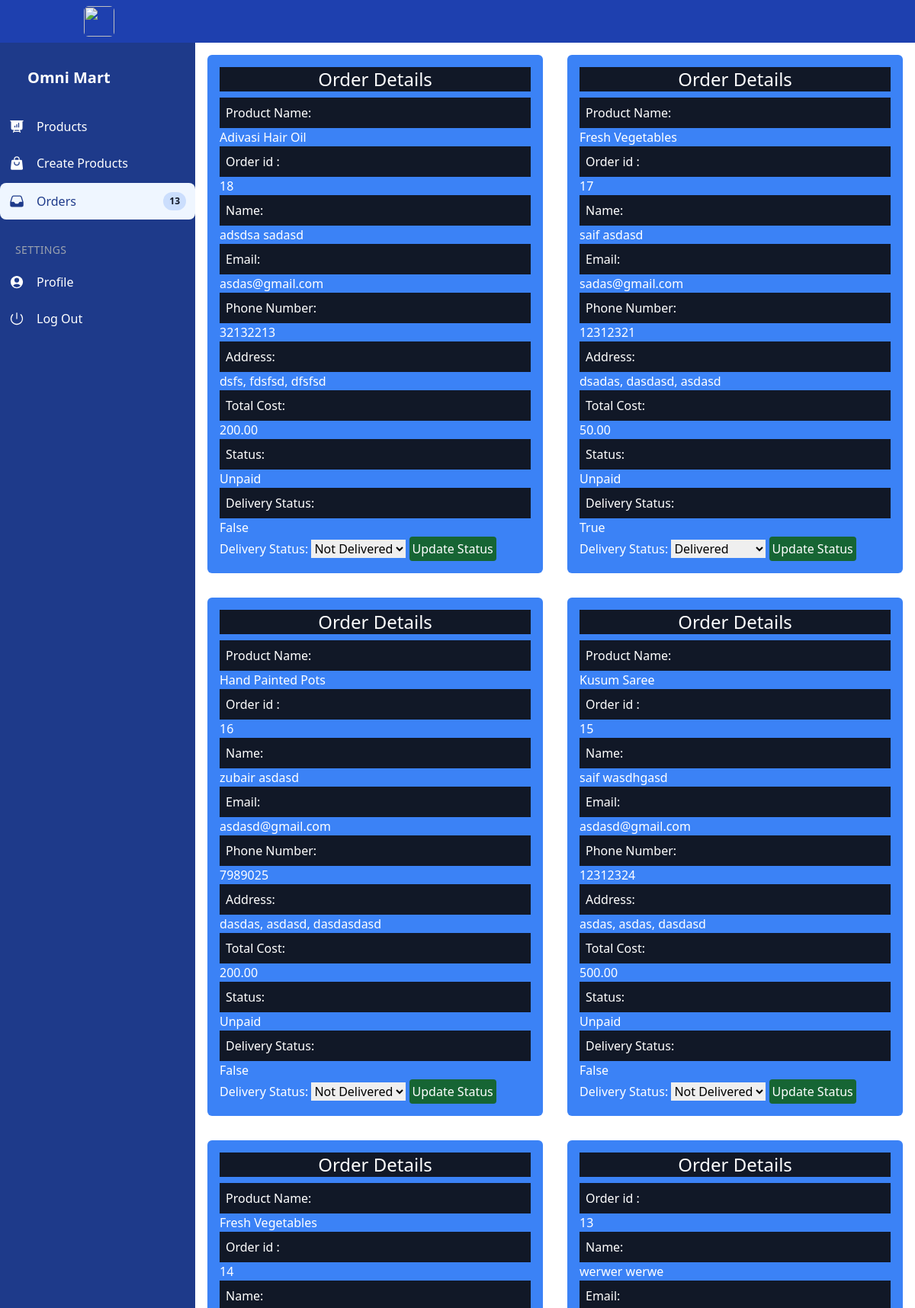
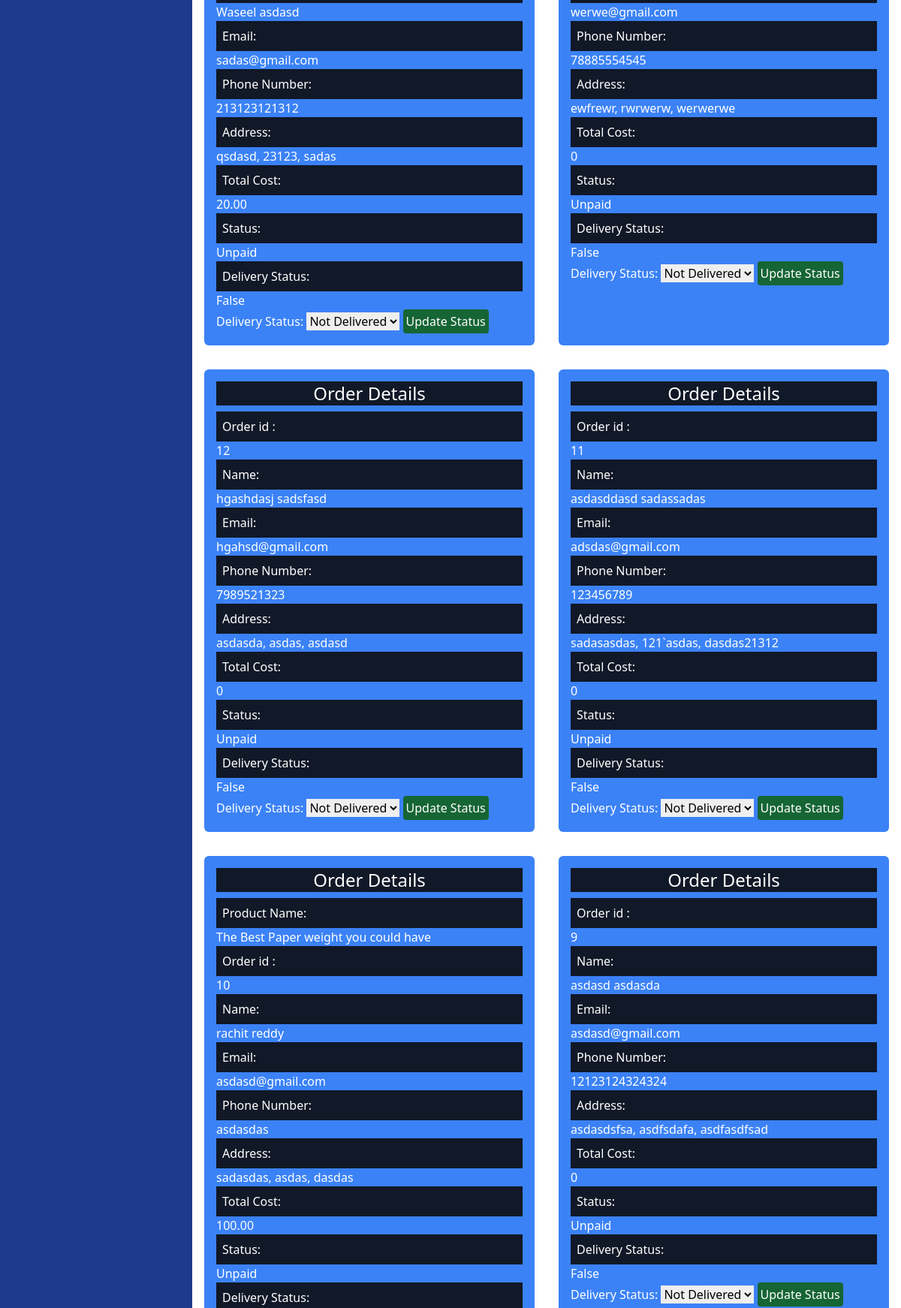
Screenshot of /orders/ (upper part) with the database file from the repository (2 pictures, top to bottom).
### order/models.py (models this page shows, shortened)
class Order(models.Model):
    first_name = models.CharField(max_length=50)
    last_name = models.CharField(max_length=50)
    email = models.EmailField()
    phone_number = models.CharField(max_length=15,default='')
    address = models.CharField(max_length=250)
    postal_code = models.CharField(max_length=20)
    city = models.CharField(max_length=100)
    created = models.DateTimeField(auto_now_add=True)
    updated = models.DateTimeField(auto_now=True)
    paid = models.BooleanField(default=False)
    delivered = models.BooleanField(default=False)
    class Meta:
        ordering = ('-created',)
    def get_total_cost(self):
        return sum(item.get_cost() for item in self.order_items.all())

class OrderItem(models.Model):
    order = models.ForeignKey(Order, related_name='order_items', on_delete=models.CASCADE)
    product = models.ForeignKey(Product, related_name='order_items', on_delete=models.CASCADE)
    price = models.DecimalField(max_digits=10, decimal_places=2)
    quantity = models.PositiveIntegerField(default=1)
    delivered = models.BooleanField(default=False)
    def get_cost(self):
        return self.price * self.quantity

### shop/models.py (models this page shows, shortened)
class Product(models.Model):
    category = models.ForeignKey(Category, related_name='products',
                                 on_delete=models.CASCADE)
    name = models.CharField(max_length=200, db_index=True)
    slug = models.SlugField(max_length=200, db_index=True)
    image = models.ImageField(upload_to='products/%Y/%m/%d', blank=True)
    description = models.TextField(blank=True)
    price = models.DecimalField(max_digits=10, decimal_places=2)
    available = models.BooleanField(default=True)
    created = models.DateTimeField(auto_now_add=True)
    updated = models.DateTimeField(auto_now=True)
    vendor = models.ForeignKey(User, on_delete=models.CASCADE, default=1)
    class Meta:
        ordering = ('name',)
        indexes = [
            Index(fields=['id', 'slug']),
        ]

### users/views.py (the view, shortened to what this page needs)
# urls.py: path('orders/', display_orders, name='orders'),
def display_orders(request):
    orders = Order.objects.all()
    count_orders = orders.count()
    context = {'orders': orders, 'count': count_orders}
    return render(request, 'users/orders.html', context)

### cart/context_processors.py (called while the page is built)
def cart(request):
    return {'cart': Cart(request)}

### users/templates/users/orders.html (shortened to what this page needs)
<!DOCTYPE html>
<html lang="en">
<head>
    <script src="https://cdn.tailwindcss.com"></script>
</head>
<body>
  <div x-data="setup()" :class="{ 'dark': isDark }">
      <div class="min-h-screen flex flex-col flex-auto flex-shrink-0 antialiased bg-white dark:bg-gray-700 text-black dark:text-white">
        <div class="fixed w-full flex items-center justify-between h-14 text-white z-10">
          <div class="flex items-center justify-start md:justify-center pl-3 w-14 md:w-64 h-14 bg-blue-800 dark:bg-gray-800 border-none">
            <img class="w-7 h-7 md:w-10 md:h-10 mr-2 rounded-md overflow-hidden" src="https://therminic2018.eu/wp-content/uploads/2018/07/dummy-avatar.jpg" />
          </div>
          <div class="flex justify-between items-center h-14 bg-blue-800 dark:bg-gray-800 header-right">
          </div>
        </div>
        <div class="fixed flex flex-col top-14 left-0 w-14 hover:w-64 md:w-64 bg-blue-900 dark:bg-gray-900 h-full text-white transition-all duration-300 border-none z-10 sidebar">
          <div class="overflow-y-auto overflow-x-hidden flex flex-col justify-between flex-grow">
            <ul class="flex flex-col py-4 space-y-1">
              <li class="px-5 hidden md:block">
                <div class="mb-2 p-4">
                    <h5 class="block antialiased tracking-normal font-sans text-xl font-semibold leading-snug text-white">Omni Mart</h5>
                  </div>
              </li>
              <li>
                <div role="button" tabindex="0" class="flex items-center w-full p-3 rounded-lg text-start leading-tight transition-all hover:bg-blue-50 hover:bg-opacity-80 focus:bg-blue-50 focus:bg-opacity-80 active:bg-blue-50 active:bg-opacity-80 hover:text-blue-900 focus:text-blue-900 active:text-blue-900 outline-none">
                    <div class="grid place-items-center mr-4">
                    </div>
                    <a href="{% url 'users:vendor' %}">Products</a>
                  </div>
              </li>
              <li>
                <div role="button"  tabindex="0" class="flex items-center w-full p-3 rounded-lg text-start leading-tight transition-all hover:bg-blue-50 hover:bg-opacity-80 focus:bg-blue-50 focus:bg-opacity-80 active:bg-blue-50 active:bg-opacity-80 hover:text-blue-900 focus:text-blue-900 active:text-blue-900 outline-none">
                    <div class="grid place-items-center mr-4">
                    </div> <a href="{% url 'users:add-products' %}"> Create Products</a>
                  </div>
              </li>
              <li>
                <div role="button" tabindex="0" class="flex items-center w-full p-3 rounded-lg text-start leading-tight text-blue-900 transition-all bg-blue-50   outline-none">
                    <div class="grid place-items-center mr-4">
                    </div><a href="{% url 'users:orders' %}">Orders</a><div class="grid place-items-center ml-auto justify-self-end">
                      <div class="relative grid items-center font-sans font-bold uppercase whitespace-nowrap select-none bg-blue-500/20 text-blue-900 py-1 px-2 text-xs rounded-full" style="opacity: 1;">
                        <span class="text-gray-900">{{count}}</span>
                      </div>
                    </div>
                  </div>
              </li>
              <li class="px-5 hidden md:block">
                <div class="flex flex-row items-center mt-5 h-8">
                  <div class="text-sm font-light tracking-wide text-gray-400 uppercase">Settings</div>
                </div>
              </li>
              <li>
                <div role="button" tabindex="0" class="flex items-center w-full p-3 rounded-lg text-start leading-tight transition-all hover:bg-blue-50 hover:bg-opacity-80 focus:bg-blue-50 focus:bg-opacity-80 active:bg-blue-50 active:bg-opacity-80 hover:text-blue-900 focus:text-blue-900 active:text-blue-900 outline-none">
                    <div class="grid place-items-center mr-4">
                    </div><a href="{% url 'users:profile' %}">Profile</a>
                  </div>
              </li>
              <li>
          <div role="button" tabindex="0" class="flex items-center w-full p-3 rounded-lg text-start leading-tight transition-all hover:bg-blue-50 hover:bg-opacity-80 focus:bg-blue-50 focus:bg-opacity-80 active:bg-blue-50 active:bg-opacity-80 hover:text-blue-900 focus:text-blue-900 active:text-blue-900 outline-none">
            <div class="grid place-items-center mr-4">
            </div><a href="{% url 'users:logout' %}">Log Out</a>
          </div>
              </li>
            </ul>
          </div>
        </div>
        <div class="h-full ml-14 mt-14 mb-10 md:ml-64">
            <div class="grid grid-cols-1 sm:grid-cols-2 lg:grid-cols-2 gap-8 p-4">
                {% for order in orders %}
                <div class="bg-blue-500 text-white p-4  rounded-md">
                    <h3 class="text-2xl bg-gray-900 mb-2 text-center ">Order Details</h3>
                    {% for order_item in order.order_items.all %}
                        <h3 class="bg-gray-900 p-2 text-white">Product Name: </h3> {{ order_item.product.name }}
                    {% endfor %}
                    <h3 class="bg-gray-900 p-2 text-white"> Order id : </h3> {{ order.id }} <br>
                    <h3 class="bg-gray-900 p-2 text-white">  Name: </h3> {{ order.first_name }} {{ order.last_name }}<br>
                    <h3 class="bg-gray-900 p-2 text-white">Email: </h3> {{ order.email }} <br>
                    <h3 class="bg-gray-900 p-2 text-white">Phone Number: </h3> {{ order.phone_number }} <br>
                    <h3 class="bg-gray-900 p-2 text-white">Address: </h3> {{ order.address }}, {{ order.postal_code }}, {{ order.city }} <br>
                    <h3 class="bg-gray-900 p-2 text-white">Total Cost: </h3> {{ order.get_total_cost }}<br>
                    {% if order.paid %}
                        <h3 class="bg-gray-900 p-2 text-white">Status: </h3> Paid
                    {% else %}
                        <h3 class="bg-gray-900 p-2 text-white">Status: </h3> Unpaid
                    {% endif %}
                    <h3 class="bg-gray-900 p-2 text-white"> Delivery Status: </h3>
                    {{order.delivered}}
                    <form method="post" action="{% url 'users:orders' %}">
                        <label for="id_delivered">Delivery Status:</label>
                        <select name="delivered" style="color:black;" id="id_delivered">
                            <option  value="True" {% if order.delivered %}selected{% endif %}>Delivered</option>
                            <option value="False" {% if not order.delivered %}selected{% endif %}>Not Delivered</option>
                        </select>
                        <button type="submit" class="bg-green-800 p-1 rounded" >Update Status</button>
                    </form>
                </div>
                {% endfor %}
            </div>
        </div>
      </div>
    </div>
</body>
</html>

### users/templates/users/orders.html (style rules this page uses)
.header-right { width: calc(100% - 3.5rem); }
@media only screen and (min-width: 768px) { .header-right { width: calc(100% - 16rem); } }

### rows the page displays
Order: id "18", first_name "adsdsa", last_name "sadasd", email "asdas@gmail.com", phone_number "32132213", address "dsfs", postal_code "fdsfsd", city "dfsfsd", get_total_cost "200.00", shows "Status:", paid "Unpaid", delivered "False", delivered "Not Delivered"
OrderItem: product.name "Adivasi Hair Oil"
Order: id "17", first_name "saif", last_name "asdasd", email "sadas@gmail.com", phone_number "12312321", address "dsadas", postal_code "dasdasd", city "asdasd", get_total_cost "50.00", shows "Status:", paid "Unpaid", delivered "True", delivered "Delivered"
OrderItem: product.name "Fresh Vegetables"
Order: id "16", first_name "zubair", last_name "asdasd", email "asdasd@gmail.com", phone_number "7989025", address "dasdas", postal_code "asdasd", city "dasdasdasd", get_total_cost "200.00", shows "Status:", paid "Unpaid", delivered "False", delivered "Not Delivered"
OrderItem: product.name "Hand Painted Pots"
Order: id "15", first_name "saif", last_name "wasdhgasd", email "asdasd@gmail.com", phone_number "12312324", address "asdas", postal_code "asdas", city "dasdasd", get_total_cost "500.00", shows "Status:", paid "Unpaid", delivered "False", delivered "Not Delivered"
OrderItem: product.name "Kusum Saree"
Order: id "14", first_name "Waseel", last_name "asdasd", email "sadas@gmail.com", phone_number "213123121312", address "qsdasd", postal_code "23123", city "sadas", get_total_cost "20.00", shows "Status:", paid "Unpaid", delivered "False", delivered "Not Delivered"
OrderItem: product.name "Fresh Vegetables"
Order: id "13", first_name "werwer", last_name "werwe", email "werwe@gmail.com", phone_number "78885554545", address "ewfrewr", postal_code "rwrwerw", city "werwerwe", get_total_cost "0", shows "Status:", paid "Unpaid", delivered "False", delivered "Not Delivered"
Order: id "12", first_name "hgashdasj", last_name "sadsfasd", email "hgahsd@gmail.com", phone_number "7989521323", address "asdasda", postal_code "asdas", city "asdasd", get_total_cost "0", shows "Status:", paid "Unpaid", delivered "False", delivered "Not Delivered"
Order: id "11", first_name "asdasddasd", last_name "sadassadas", email "adsdas@gmail.com", phone_number "123456789", address "sadasasdas", postal_code "121`asdas", city "dasdas21312", get_total_cost "0", shows "Status:", paid "Unpaid", delivered "False", delivered "Not Delivered"
Order: id "10", first_name "rachit", last_name "reddy", email "asdasd@gmail.com", phone_number "asdasdas", address "sadasdas", postal_code "asdas", city "dasdas", get_total_cost "100.00", shows "Status:", paid "Unpaid"
OrderItem: product.name "The Best Paper weight you could have"
Order: id "9", first_name "asdasd", last_name "asdasda", email "asdasd@gmail.com", phone_number "12123124324324", address "asdasdsfsa", postal_code "asdfsdafa", city "asdfasdfsad", get_total_cost "0", shows "Status:", paid "Unpaid", delivered "False", delivered "Not Delivered"

### other values shown
{{ count }} "13"
